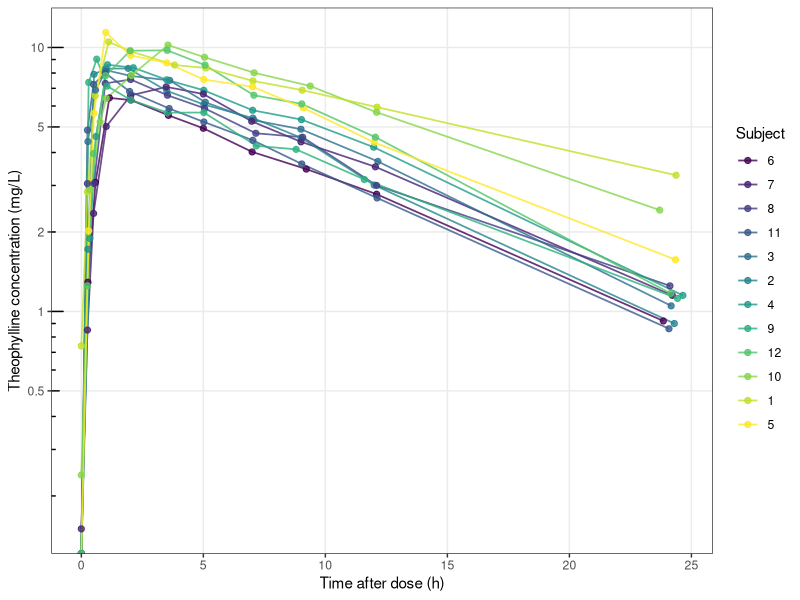
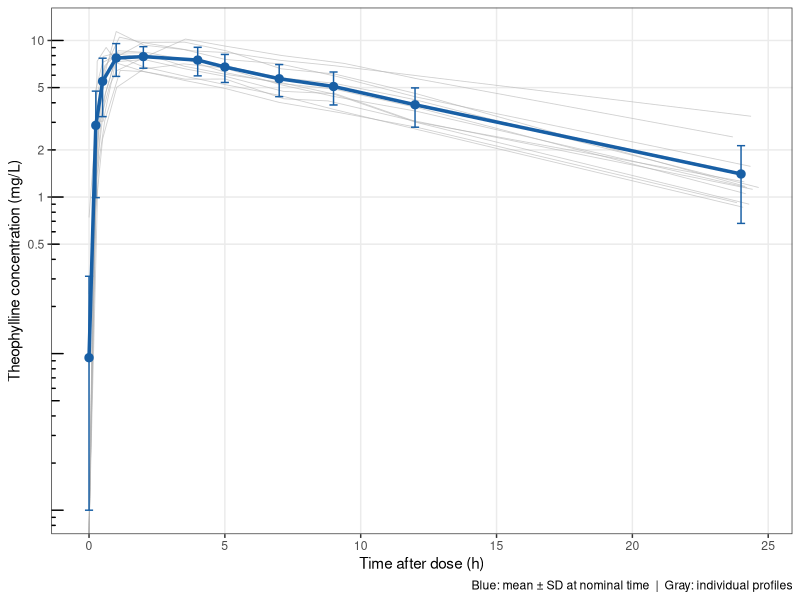

Here is the R script that generated these plots, in order:
## ---- chunk 1

library(tidyverse)
library(kableExtra)

# include=FALSE: this chunk runs but nothing is shown in the output
knitr::opts_chunk$set(
  echo = TRUE, # show code by default (overridden per chunk)
  warning = FALSE, # suppress warnings
  message = FALSE, # suppress package loading messages
  dpi = 150
)

pk <- as_tibble(Theoph) # temporary add

## ---- chunk 2
pk <- pk |>
  mutate(
    nom_time = case_when(
      Time == 0      ~ 0,
      Time < 0.4     ~ 0.25,
      Time < 0.75    ~ 0.5,
      Time < 1.5     ~ 1,
      Time < 3       ~ 2,
      Time < 4.5     ~ 4,
      Time < 6       ~ 5,
      Time < 8       ~ 7,
      Time < 10.5    ~ 9,
      Time < 18      ~ 12,
      TRUE           ~ 24
    )
  )
## ---- chunk 3
pk |>
  group_by(Subject) |>
  summarize(
    Weight_kg  = first(Wt),
    Dose_mgkg  = first(Dose),
    Total_dose = round(first(Dose) * first(Wt), 1),
    .groups    = "drop"
  ) |>
  rename(
    "Subject"        = Subject,
    "Weight (kg)"    = Weight_kg,
    "Dose (mg/kg)"   = Dose_mgkg,
    "Total Dose (mg)"= Total_dose
  ) |>
  kable(caption = "Table 1. Subject demographics and dose information") |>
  kable_styling(
    bootstrap_options = c("striped", "hover", "condensed"),
    full_width        = FALSE,
    font_size         = 13
  )
## ---- chunk 4
ggplot(pk, aes(x = Time, y = conc, group = Subject, color = Subject)) +
  geom_line(linewidth = 0.6, alpha = 0.8) +
  geom_point(size = 1.8, alpha = 0.8) +
  scale_y_log10(
    breaks = c(0.5, 1, 2, 5, 10),
    labels = c("0.5", "1", "2", "5", "10")
  ) +
  annotation_logticks(sides = "l") +
  labs(
    x     = "Time after dose (h)",
    y     = "Theophylline concentration (mg/L)",
    color = "Subject"
  ) +
  theme_bw() +
  theme(panel.grid.minor = element_blank())
## ---- chunk 5
pk_mean <- pk |>
  group_by(nom_time) |>
  summarize(
    mean_conc = mean(conc),
    sd_conc   = sd(conc),
    .groups   = "drop"
  )

ggplot() +
  geom_line(data = pk,
            aes(x = Time, y = conc, group = Subject),
            color = "gray70", linewidth = 0.3, alpha = 0.6) +
  geom_line(data = pk_mean,
            aes(x = nom_time, y = mean_conc),
            color = "#185FA5", linewidth = 1.2) +
  geom_point(data = pk_mean,
             aes(x = nom_time, y = mean_conc),
             color = "#185FA5", size = 2.5) +
  geom_errorbar(data = pk_mean,
                aes(x    = nom_time,
                    ymin = pmax(mean_conc - sd_conc, 0.01),
                    ymax = mean_conc + sd_conc),
                color = "#185FA5", width = 0.3) +
  scale_y_log10(breaks = c(0.5,1,2,5,10),
                labels = c("0.5","1","2","5","10")) +
  annotation_logticks(sides = "l") +
  labs(
    x       = "Time after dose (h)",
    y       = "Theophylline concentration (mg/L)",
    caption = "Blue: mean ± SD at nominal time  |  Gray: individual profiles"
  ) +
  theme_bw() +
  theme(panel.grid.minor = element_blank())
## ---- chunk 6
# Compute simple NCA metrics manually
# Full PKNCA NCA comes in Module 9 — this is a preview
pk_params <- pk |>
  group_by(Subject) |>
  summarize(
    Dose_mg  = round(first(Dose) * first(Wt), 1),
    Cmax     = round(max(conc), 2),
    Tmax     = Time[which.max(conc)],
    Clast    = round(conc[which(Time == max(Time))], 3),
    Tlast    = max(Time),
    .groups  = "drop"
  )

pk_params |>
  kable(
    caption = "Table 2. Descriptive PK parameters by subject",
    col.names = c("Subject","Dose (mg)","Cmax (mg/L)",
                  "Tmax (h)","Clast (mg/L)","Tlast (h)")
  ) |>
  kable_styling(
    bootstrap_options = c("striped","hover","condensed"),
    full_width        = FALSE,
    font_size         = 13
  ) |>
  column_spec(3, bold = TRUE, color = "#185FA5")
## ---- chunk 7
pk_params |>
  summarize(
    `Mean Cmax (mg/L)`  = round(mean(Cmax), 2),
    `SD Cmax`           = round(sd(Cmax), 2),
    `CV% Cmax`          = round(sd(Cmax)/mean(Cmax)*100, 1),
    `Median Tmax (h)`   = median(Tmax),
    `Range Tmax (h)`    = paste0(min(Tmax), "–", max(Tmax))
  ) |>
  kable(caption = "Table 3. Summary of Cmax and Tmax across subjects") |>
  kable_styling(
    bootstrap_options = c("striped","condensed"),
    full_width        = FALSE,
    font_size         = 13
  )
